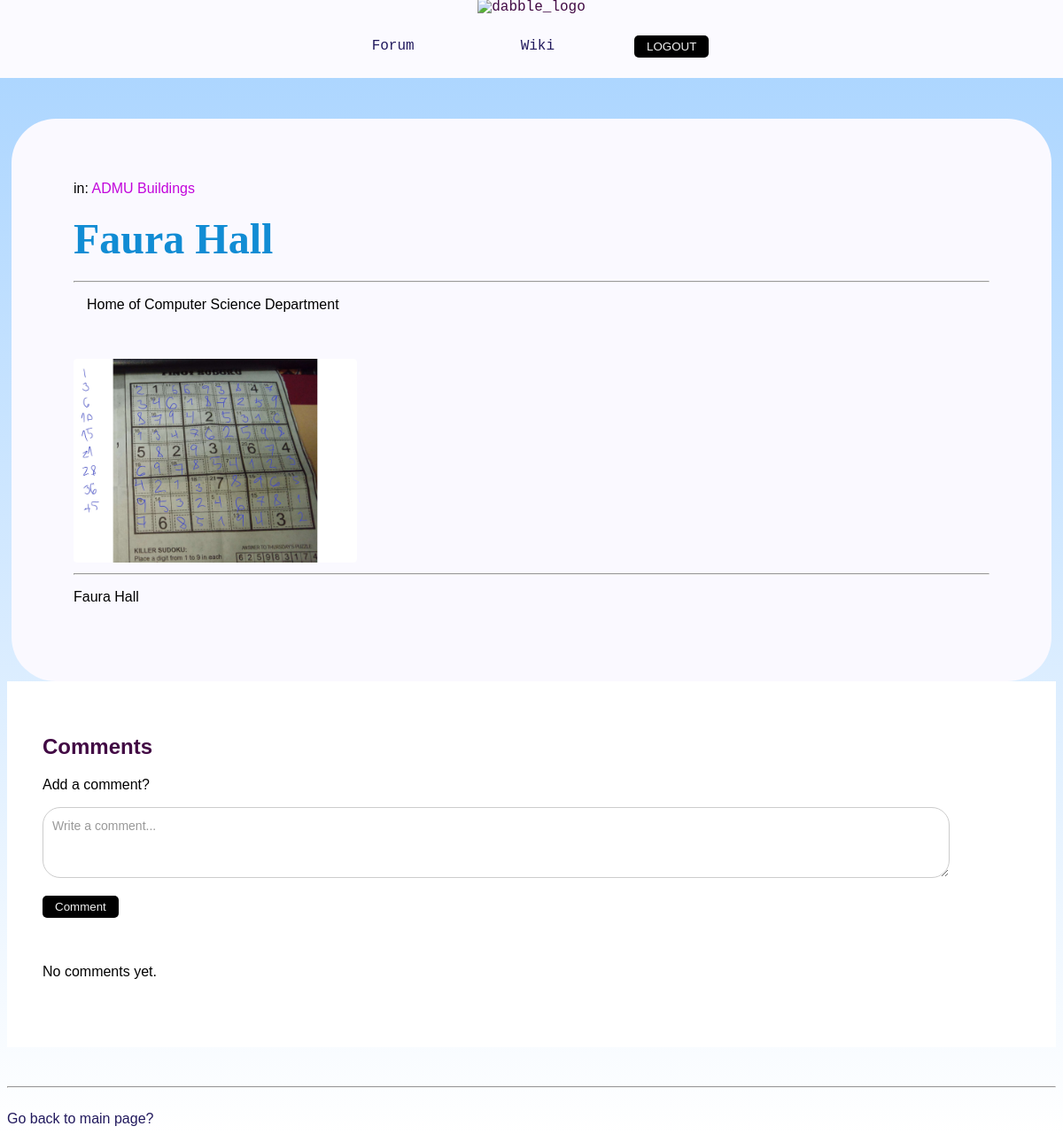
The app's page /wiki/article/8 (signed in) with its own data.
### wiki/models.py (models this page shows, shortened)
class Article(models.Model):
    title = models.CharField(max_length=255)
    author = models.ForeignKey(
        settings.AUTH_USER_MODEL,
        on_delete=models.SET_NULL,
        null=True,
    )
    category = models.ForeignKey(
        ArticleCategory,
        on_delete=models.SET_NULL,
        related_name = "article",
        null=True
    )
    entry = models.TextField()
    header_image = models.ImageField(
        upload_to='media/images/',
        null=True,
    )
    created_on = models.DateTimeField(
        auto_now_add=True,
        null=True
    )
    updated_on = models.DateTimeField(
        auto_now=True,
        null=True
    )
    class Meta:
        ordering = ['-created_on']

class ArticleCategory(models.Model):
    name = models.CharField(max_length=255)
    description = models.TextField()
    class Meta:
        ordering = ['name']
    def __str__(self):
        return '{}'.format(self.name)

### wiki/views.py (the view, shortened to what this page needs)
# urls.py: path('wiki/article/<int:pk>', ArticleDetailView.as_view(), name='article'),
class ArticleDetailView(DetailView):
    model = Article
    template_name = "article.html"
    def get_context_data(self, **kwargs):
        context =  super().get_context_data(**kwargs)
        context['is_main'] = False
        context['comment'] = Comment.objects.all()
        context['form'] = CommentForm()
        return context

### wiki/forms.py
class CommentForm(forms.ModelForm):
    class Meta:
        model = Comment
        fields = ['entry']
        labels = {
            'entry': '',
        }
        widgets = {
            'entry': forms.Textarea(attrs={'placeholder': 'Write a comment...'}),
        }

### wiki/templates/article.html (shortened to what this page needs)
{% extends "base.html" %}
{% block content %}
{% load static %}
<div class="article_container">
    <div class="article_page">
        <span style="font-size: 16px;">
            in:
            <a style="color: rgb(194, 6, 219);">{{ object.category }}</a>
            <br>
        </span>
        <h2><b class="different-color" style="font-size:48px;">{{ object.title }}</b>
            <br>
        </h2> <hr>
        <div class="super_container">
            <div class="article_page_content">
                {{ object.entry|linebreaks|safe }}
                <br>
            </div>
            {% if object.header_image %}
            <br>
            <div class="image_container">
                <img src="{{ object.header_image.url }}" alt="Header Image" class="article_image" style="width:320px; border-radius:4px;">
                <hr>
                <p class="alt_text">{{ object.title }}</p>
            </div>
            {% endif %}
        </div>
    </div>
</div>
<div class="comment_page">
    <b><h2>Comments</h2></b>
    Add a comment?
    <br>
    <form method="post">
        {{ form.as_p }}
        <button type="submit">Comment</button>
    </form>
    <br><br>
    {% for comments in object.comment.all %}
        <p><b>{{ comments.wiki_author }}</b> - <span class="comment_detail">
            {{ comments.created_on }}
        </span>
        </p>
        <p>{{ comments.entry }}</p>
        <br>
    {% empty %}
        <p>No comments yet.</p>
    {% endfor %}
</div>
{% endblock %}

### forum/templates/base.html (style rules this page uses)
body, pre { animation: fadeIn 1s ease-in-out; background: linear-gradient(to bottom, #a7d3ff, #ffffff); font-family:Slabo, Arial, sans-serif; flex-wrap: wrap; max-width: 100%; overflow-wrap: break-word; overflow-x:hidden; }
b { font-family: 'RussoOne'; }
h2 { color: #420a44; font-family: 'Arial'; }
.different-color { color: #118cd4; }
a, ul, li { list-style-type: none; text-decoration: none; }
.article_page { margin-right: 5px; margin-left: 5px; padding-left:50px; padding-right:300px; background-color:rgb(250, 249, 255); border-radius:50px; padding:70px; color:black; overflow-y:hidden; }
.article_page_content { padding-left:15px; }
.comment_page { background-color:white; padding: 40px; padding-bottom: 60px; padding-right:120px; }
button { margin-right: 10px; background-color: #000000; color: #f1f1f1; border: none; padding: 5px 14px; border-radius: 5px; cursor: pointer; z-index:2; font-family:RussoOne, sans-serif; }
textarea { width: 100%; height: 80px; padding: 10px; border: 1px solid #ccc; border-radius: 20px; font-family: Slabo, Arial, sans-serif; box-sizing: border-box; font-size: 14px; line-height: 1.5; white-space: pre-wrap; }
input,textarea::placeholder { color: #999; }

### records on screen
Article: category "ADMU Buildings", title "Faura Hall", entry "Home of Computer Science Department", header_image (picture)
